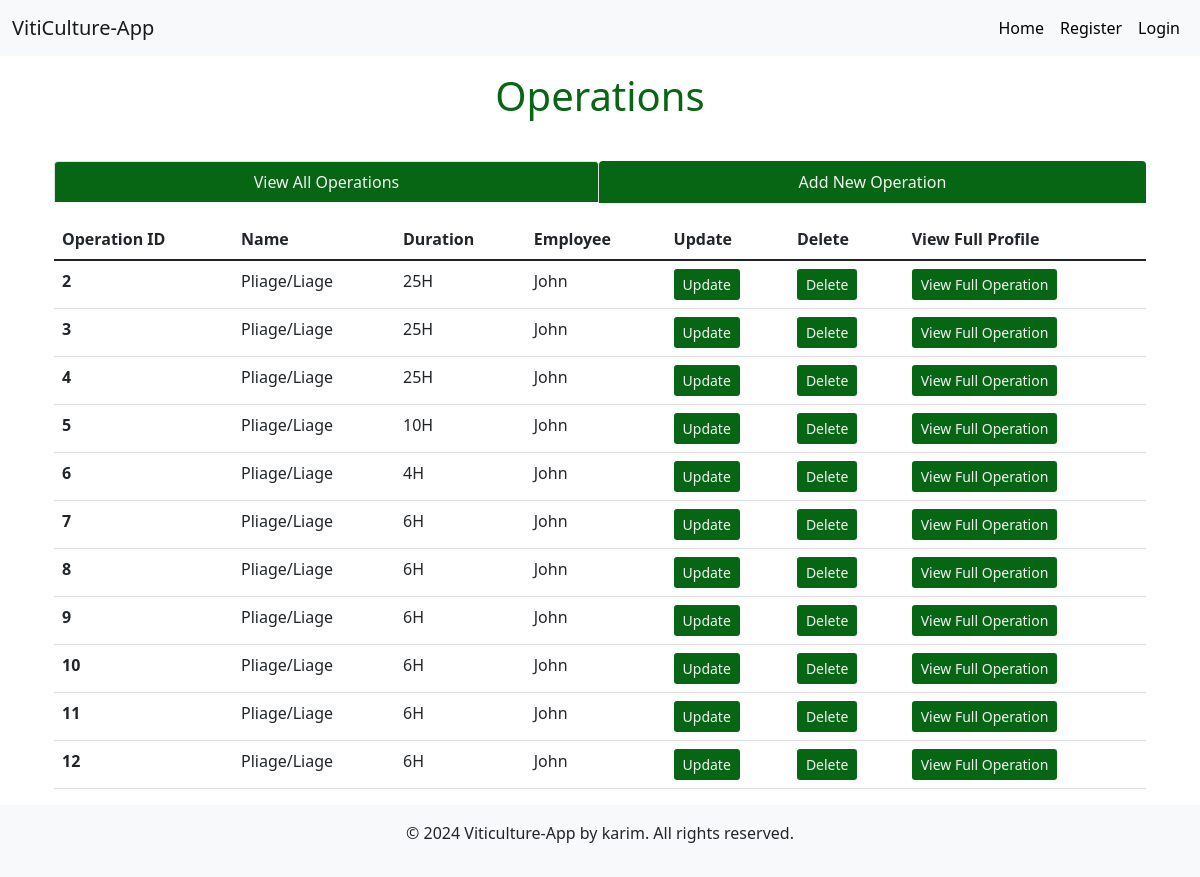
Page /operations on the committed database.
### tables this page shows
CREATE TABLE operations( operationId integer primary key AUTOINCREMENT,
                name text not null, 
                duration text, 
                start_date timestamp DEFAULT CURRENT_TIMESTAMP,
                employeeName text,
                operationType text);

### app.py (the view)
@app.route('/operations')
def operations():
    user = get_current_user()
    db = get_database()
    op_cur = db.execute('select * from operations')
    allop = op_cur.fetchall()
    return render_template('_operations.html', user= user, allop= allop)

### app.py (called while the page is built)
@app.teardown_appcontext
def close_database(error):
    if hasattr(g, 'viticulture_db'):
        g.viticulture_db.close()

def get_current_user():
    user = None
    if 'user' in session:
        user = session['user']
        db = get_database()
        user_cur = db.execute('select * from users where name = ?', [user])
        user = user_cur.fetchone()
    return user

### database.py (called while the page is built)
def connect_to_database():
    sql = sqlite3.connect('E:\Projects\Viticulture-MiniProject/viticulture.db')
    sql.row_factory = sqlite3.Row
    return sql

def get_database():
    if not hasattr(g, 'viticulture_db'):
        g.viticulture_db = connect_to_database()
    return g.viticulture_db

### templates/_operations.html (shortened to what this page needs)
<!DOCTYPE html>
<html lang="en">
  <head>
    <link href="https://cdn.jsdelivr.net/npm/bootstrap@5.1.3/dist/css/bootstrap.min.css" rel="stylesheet"
>
    <link rel="stylesheet" href="{{ url_for('static', filename='employee.css')}}" type="text/css" />
  </head>
  <body class="d-flex flex-column min-vh-100">
    <nav class="navbar navbar-expand-lg navbar-light bg-light">
      <div class="container-fluid">
        <a class="navbar-brand" href="#">VitiCulture-App</a>
        <div class="collapse navbar-collapse justify-content-end" id="navbarNav">
          <ul class="navbar-nav">
            <li class="nav-item">
              <a class="nav-link" style="color: black" href="{{url_for('index')}}">Home</a>
            </li>
            {% if not user %}
            <li class="nav-item">
              <a class="nav-link" style="color: black" href="{{url_for('register')}}">Register</a>
            </li>
            <li class="nav-item">
              <a class="nav-link" style="color: black" href="{{url_for('login')}}">Login</a>
            </li>
            {% endif %}
          </ul>
        </div>
      </div>
    </nav>
    <div class="container mt-3 flex-grow-1 d-flex flex-column align-items-center text-white">
      <h1 style="font-size: 2.5em; color: rgb(6, 102, 19);">Operations</h1>
      <div class="child child6 container" style="color: rgb(6, 102, 19);">
        <ul class="nav nav-tabs nav-fill mb-3">
          <li class="nav-item">
            <a class="nav-link active" aria-current="page" href="{{ url_for('operations')}}" style="background-color: rgb(6, 102, 19); color: whitesmoke">View All Operations</a>
          </li>
          <li class="nav-item">
            <a class="nav-link" style="background-color: rgb(6, 102, 19); color: whitesmoke" href="{{ url_for('addnewoperation')}}">Add New Operation</a>
          </li>
        </ul>
        <div class="table-responsive-lg caption-top">
          <table class="table">
            <thead>
              <tr>
                <th scope="col">Operation ID</th>
                <th scope="col">Name</th>
                <th scope="col">Duration</th>
                <th scope="col">Employee</th>
                <th scope="col">Update</th>
                <th scope="col">Delete</th>
                <th scope="col">View Full Profile</th>
              </tr>
            </thead>
            <tbody>
              {% for op in allop %}
              <tr>
                <th scope="row">{{op['operationId']}}</th>
                <td>{{op['name']}}</td>
                <td>{{op['duration']}}</td>
                <td>{{op['employeeName']}}</td>
                <td>
                  <a class="btn btn-sm" style="background-color: rgb(6, 102, 19); color: whitesmoke" href="{{url_for('fetchoneop', opid = op['operationId'])}}">
                    Update
                  </a>
                </td>
                <td>
                  <a class="btn btn-sm" style="background-color: rgb(6, 102, 19); color: whitesmoke" href="{{url_for('deleteop', opid = op['operationId'])}}">
                    Delete
                  </a>
                </td>
                <td>
                  <a class="btn btn-sm" style="background-color: rgb(6, 102, 19); color: whitesmoke" href="{{url_for('singleoperation', opid = op['operationId'])}}">
                    View Full Operation
                  </a>
                </td>
              </tr>
              {% endfor %}
            </tbody>
          </table>
        </div>
      </div>
    </div>
    <footer class="bg-light text-center p-3">
      <p>&copy; 2024 Viticulture-App by karim. All rights reserved.</p>
    </footer>
  </body>
</html>

### rows in the picture
operations: operationId "2", name "Pliage/Liage", duration "25H", employeeName "John"
operations: operationId "3", name "Pliage/Liage", duration "25H", employeeName "John"
operations: operationId "4", name "Pliage/Liage", duration "25H", employeeName "John"
operations: operationId "5", name "Pliage/Liage", duration "10H", employeeName "John"
operations: operationId "6", name "Pliage/Liage", duration "4H", employeeName "John"
operations: operationId "7", name "Pliage/Liage", duration "6H", employeeName "John"
operations: operationId "8", name "Pliage/Liage", duration "6H", employeeName "John"
operations: operationId "9", name "Pliage/Liage", duration "6H", employeeName "John"
operations: operationId "10", name "Pliage/Liage", duration "6H", employeeName "John"
operations: operationId "11", name "Pliage/Liage", duration "6H", employeeName "John"
operations: operationId "12", name "Pliage/Liage", duration "6H", employeeName "John"
